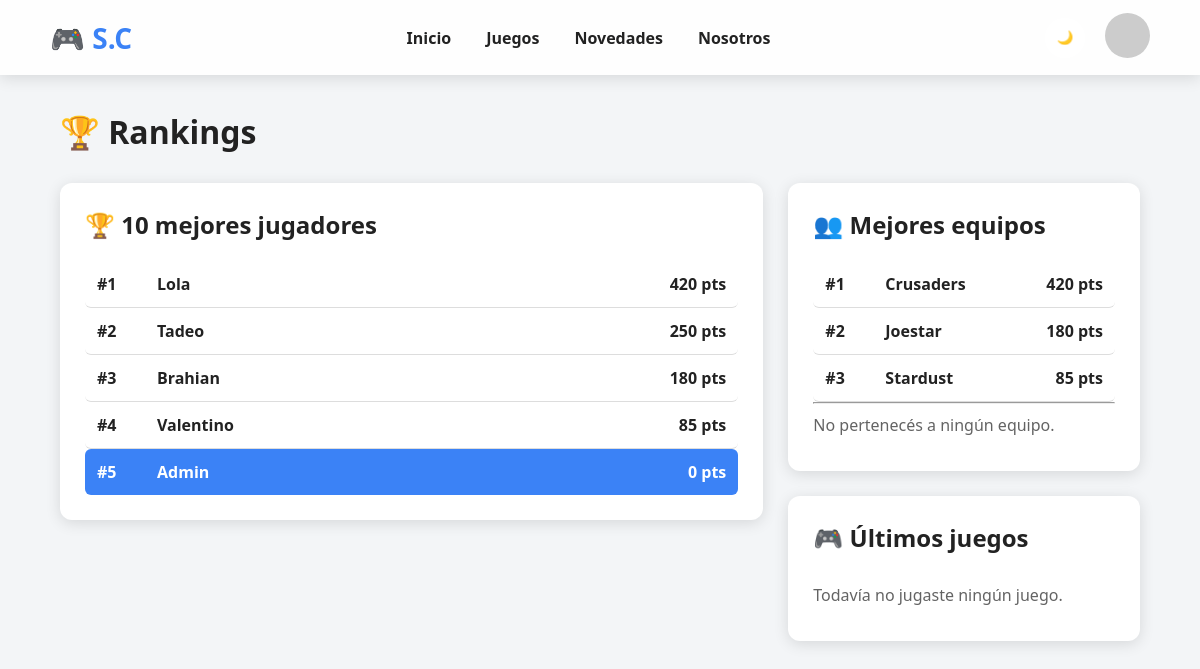
The page /Rankings.php (signed in) on the database its author committed.
### tables this page shows
CREATE TABLE IF NOT EXISTS USUARIO (
    ID_U INT AUTO_INCREMENT PRIMARY KEY,
    Nombre_Usuario VARCHAR(50) NOT NULL,
    Correo_Electronico VARCHAR(100) NOT NULL UNIQUE,
    Contrasena VARCHAR(255) NOT NULL,
    Rol BOOLEAN DEFAULT FALSE,
    Rango BOOLEAN DEFAULT FALSE
);

CREATE TABLE IF NOT EXISTS EQUIPO (
    ID_E INT AUTO_INCREMENT PRIMARY KEY,
    Nombre_Equipo VARCHAR(100) NOT NULL
);

### Rankings.php (the view, shortened to what this page needs)
<?php
$conexion = Conexion::conectar();
$idUsuario = $_SESSION["id_usuario"];
$consultaRanking = $conexion->query("
    SELECT
        U.ID_U,
        U.Nombre_Usuario,
        COALESCE(SUM(JP.Puntos), 0) AS Puntos
    FROM USUARIO U
    LEFT JOIN JUE_PAR JP
        ON U.ID_U = JP.ID_U
    GROUP BY
        U.ID_U,
        U.Nombre_Usuario
    ORDER BY Puntos DESC, U.ID_U ASC
");
$rankingUsuarios = $consultaRanking->fetchAll(PDO::FETCH_ASSOC);
$topUsuarios = array_slice($rankingUsuarios, 0, 10);
$consultaEquipo = $conexion->prepare("
    SELECT
        E.ID_E,
        E.Nombre_Equipo
    FROM INTEGRA I
    INNER JOIN EQUIPO E
        ON I.ID_E = E.ID_E
    WHERE I.ID_U = ?
");
$consultaEquipo->execute([$idUsuario]);
$equipoUsuario = $consultaEquipo->fetch(PDO::FETCH_ASSOC);
$consultaEquipos = $conexion->query("
    SELECT
        E.ID_E,
        E.Nombre_Equipo,
        COALESCE(SUM(JP.Puntos), 0) AS Puntos
    FROM EQUIPO E
    LEFT JOIN INTEGRA I
        ON E.ID_E = I.ID_E
    LEFT JOIN JUE_PAR JP
        ON I.ID_U = JP.ID_U
    GROUP BY
        E.ID_E,
        E.Nombre_Equipo
    ORDER BY Puntos DESC, E.ID_E ASC
");
$rankingEquipos = $consultaEquipos->fetchAll(PDO::FETCH_ASSOC);
$posicionEquipo = 0;
$equipoRanking = null;
$topEquipos = array_slice($rankingEquipos, 0, 3);
$consultaUltimos = $conexion->prepare("
    SELECT
        J.Nombre,
        JP.Puntos,
        JP.Fecha
    FROM JUE_PAR JP
    INNER JOIN JUEGO J
        ON JP.ID_J = J.ID_J
    WHERE JP.ID_U = ?
    ORDER BY JP.Fecha DESC
    LIMIT 3
");
$consultaUltimos->execute([$idUsuario]);
$ultimosJuegos = $consultaUltimos->fetchAll(PDO::FETCH_ASSOC);
?>
<!DOCTYPE html>
<html lang="es">
<head>
    <link
        rel="stylesheet"
        href="css/estilos.css"
    >
</head>
<body>
<?php include("includes/header.php"); ?>
<main class="rankingsPagina">
    <h1>🏆 Rankings</h1>
    <div class="rankingsGrid">
        <div class="tarjetaRanking">
            <h2>🏆 10 mejores jugadores</h2>
            <?php foreach ($topUsuarios as $posicion => $usuario): ?>
                <?php
                $esUsuarioActual =
                    $usuario["ID_U"] == $idUsuario;
                ?>
                <div class="filaRanking <?= $esUsuarioActual ? 'miRanking' : '' ?>">
                    <div class="posicion">
                        #<?= $posicion + 1 ?>
                    </div>
                    <div class="nombreRanking">
                        <?= htmlspecialchars(
                            $usuario["Nombre_Usuario"]
                        ) ?>
                    </div>
                    <div class="puntosRanking">
                        <?= $usuario["Puntos"] ?> pts
                    </div>
                </div>
            <?php endforeach; ?>
        </div>
        <div>
            <div class="tarjetaRanking">
                <h2>👥 Mejores equipos</h2>
                <?php foreach ($topEquipos as $posicion => $equipo): ?>
                    <?php
                    $esMiEquipo =
                        $equipoUsuario &&
                        $equipo["ID_E"] == $equipoUsuario["ID_E"];
                    ?>
                    <div class="filaRanking <?= $esMiEquipo ? 'miRanking' : '' ?>">
                        <div class="posicion">
                            #<?= $posicion + 1 ?>
                        </div>
                        <div class="nombreRanking">
                            <?= htmlspecialchars(
                                $equipo["Nombre_Equipo"]
                            ) ?>
                        </div>
                        <div class="puntosRanking">
                            <?= $equipo["Puntos"] ?> pts
                        </div>
                    </div>
                <?php endforeach; ?>
                <?php if (
                    $equipoUsuario &&
                    $posicionEquipo > 3
                ): ?>
                    <div class="miPosicion">
                        <h3>Tu equipo</h3>
                        <div class="filaRanking miRanking">
                            <div class="posicion">
                                #<?= $posicionEquipo ?>
                            </div>
                            <div class="nombreRanking">
                                <?= htmlspecialchars(
                                    $equipoRanking["Nombre_Equipo"]
                                ) ?>
                            </div>
                            <div class="puntosRanking">
                                <?= $equipoRanking["Puntos"] ?> pts
                            </div>
                        </div>
                    </div>
                <?php elseif (!$equipoUsuario): ?>
                    <hr>
                    <div class="sinDatos">
                        No pertenecés a ningún equipo.
                    </div>
                <?php endif; ?>
            </div>
            <div class="tarjetaRanking">
                <h2>🎮 Últimos juegos</h2>
                <?php if (count($ultimosJuegos) > 0): ?>
                    <?php foreach ($ultimosJuegos as $juego): ?>
                        <div class="juegoReciente">
                            <div>
                                <div class="nombreJuego">
                                    <?= htmlspecialchars(
                                        $juego["Nombre"]
                                    ) ?>
                                </div>
                                <small>
                                    <?= htmlspecialchars(
                                        $juego["Fecha"]
                                    ) ?>
                                </small>
                            </div>
                            <div class="puntosJuego">
                                <?= $juego["Puntos"] ?> pts
                            </div>
                        </div>
                    <?php endforeach; ?>
                <?php else: ?>
                    <div class="sinDatos">
                        Todavía no jugaste ningún juego.
                    </div>
                <?php endif; ?>
            </div>
        </div>
    </div>
</main>
</body>
</html>

### Css/Estilos.css (style rules this page uses)
:root { --fondo:#f3f4f6; --header:#ffffffee; --card:#ffffff; --texto:#222; --texto2:#666; --azul:#4f8dfd; --sombra:rgba(0,0,0,.12); }
* { margin:0; padding:0; box-sizing:border-box; }
body { background:var(--fondo); color:var(--texto); font-family:Segoe UI,sans-serif; }
:root { --fondo:#f3f5f7; --card:#ffffff; --header:rgba(255,255,255,.85); --texto:#222; --texto2:#666; --azul:#3b82f6; --sombra:rgba(0,0,0,.12); }
html { scroll-behavior:smooth; }
body { background:var(--fondo); color:var(--texto); font-family:'Segoe UI',sans-serif; }

### Rankings.php (style rules this page uses)
.rankingsPagina { width: 90%; max-width: 1200px; margin: 110px auto 50px; }
.rankingsPagina h1 { margin-bottom: 30px; }
.rankingsGrid { display: grid; grid-template-columns: 2fr 1fr; gap: 25px; align-items: start; }
.tarjetaRanking { background: var(--card); color: var(--texto); padding: 25px; border-radius: 12px; box-shadow: 0 3px 15px var(--sombra); margin-bottom: 25px; }
.tarjetaRanking h2 { margin-bottom: 20px; }
.filaRanking { display: grid; grid-template-columns: 60px 1fr 120px; align-items: center; padding: 12px; border-bottom: 1px solid #ddd; border-radius: 6px; }
.filaRanking:last-child { border-bottom: none; }
.posicion { font-weight: bold; }
.nombreRanking { font-weight: 600; }
.puntosRanking { text-align: right; font-weight: bold; }
.miRanking { background: var(--azul); color: white; font-weight: bold; }
.miRanking .puntosRanking { color: white; }
.sinDatos { opacity: 0.7; padding: 10px 0; }

### rows shown on the page
usuario: Nombre_Usuario "Lola", Puntos "420"
usuario: Nombre_Usuario "Tadeo", Puntos "250"
usuario: Nombre_Usuario "Brahian", Puntos "180"
usuario: Nombre_Usuario "Valentino", Puntos "85"
usuario: Nombre_Usuario "Admin", Puntos "0"
equipo: Nombre_Equipo "Crusaders", Puntos "420"
equipo: Nombre_Equipo "Joestar", Puntos "180"
equipo: Nombre_Equipo "Stardust", Puntos "85"
